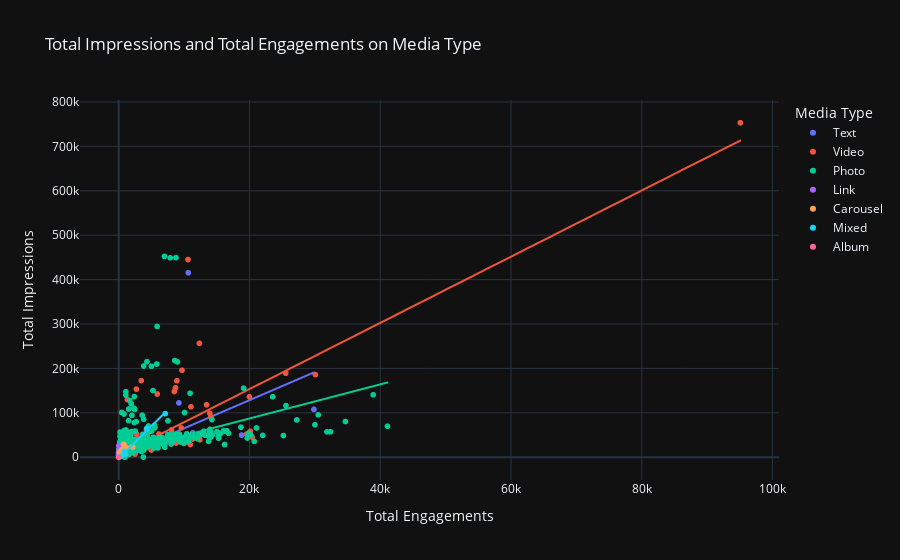

Notebook source saved alongside this figure:
### Code cell
fig = px.scatter(df, 
                 x = 'Total Engagements',
                 y = 'Total Impressions',
                 template = 'plotly_dark',
                 color = 'Media Type',
                 trendline = 'ols',
                 title = 'Total Impressions and Total Engagements on Media Type')
fig.update_layout(showlegend=True)
fig.show()

### Figure 1 — Plotly figure (JSON) as saved in the notebook; plotly's stock layout.template omitted (floating-point values rounded to 4 significant figures; data arrays with more than 128 entries replaced by an {"elided": "..."} marker saying what was removed)
{"data": [{"hovertemplate": "Media Type=Text<br>Total Engagements=%{x}<br>Total Impressions=%{y}<extra></extra>", "legendgroup": "Text", "marker": {"color": "#636efa", "symbol": "circle"}, "mode": "markers", "name": "Text", "showlegend": true, "type": "scattergl", "x": {"elided": "910 int values"}, "xaxis": "x", "y": {"elided": "910 int values"}, "yaxis": "y"}, {"hovertemplate": "<b>OLS trendline</b><br>Total Impressions = 6.34129 * Total Engagements + 1697<br>R<sup>2</sup>=0.364322<br><br>Media Type=Text<br>Total Engagements=%{x}<br>Total Impressions=%{y} <b>(trend)</b><extra></extra>", "legendgroup": "Text", "marker": {"color": "#636efa", "symbol": "circle"}, "mode": "lines", "name": "Text", "showlegend": false, "type": "scattergl", "x": {"elided": "910 int values"}, "xaxis": "x", "y": {"elided": "910 float values"}, "yaxis": "y"}, {"hovertemplate": "Media Type=Video<br>Total Engagements=%{x}<br>Total Impressions=%{y}<extra></extra>", "legendgroup": "Video", "marker": {"color": "#EF553B", "symbol": "circle"}, "mode": "markers", "name": "Video", "showlegend": true, "type": "scattergl", "x": {"elided": "967 int values"}, "xaxis": "x", "y": {"elided": "967 int values"}, "yaxis": "y"}, {"hovertemplate": "<b>OLS trendline</b><br>Total Impressions = 7.45635 * Total Engagements + 4329.32<br>R<sup>2</sup>=0.703610<br><br>Media Type=Video<br>Total Engagements=%{x}<br>Total Impressions=%{y} <b>(trend)</b><extra></extra>", "legendgroup": "Video", "marker": {"color": "#EF553B", "symbol": "circle"}, "mode": "lines", "name": "Video", "showlegend": false, "type": "scattergl", "x": {"elided": "967 int values"}, "xaxis": "x", "y": {"elided": "967 float values"}, "yaxis": "y"}, {"hovertemplate": "Media Type=Photo<br>Total Engagements=%{x}<br>Total Impressions=%{y}<extra></extra>", "legendgroup": "Photo", "marker": {"color": "#00cc96", "symbol": "circle"}, "mode": "markers", "name": "Photo", "showlegend": true, "type": "scattergl", "x": {"elided": "1490 int values"}, "xaxis": "x", "y": {"elided": "1490 int values"}, "yaxis": "y"}, {"hovertemplate": "<b>OLS trendline</b><br>Total Impressions = 3.84127 * Total Engagements + 10447.7<br>R<sup>2</sup>=0.233669<br><br>Media Type=Photo<br>Total Engagements=%{x}<br>Total Impressions=%{y} <b>(trend)</b><extra></extra>", "legendgroup": "Photo", "marker": {"color": "#00cc96", "symbol": "circle"}, "mode": "lines", "name": "Photo", "showlegend": false, "type": "scattergl", "x": {"elided": "1490 int values"}, "xaxis": "x", "y": {"elided": "1490 float values"}, "yaxis": "y"}, {"hovertemplate": "Media Type=Link<br>Total Engagements=%{x}<br>Total Impressions=%{y}<extra></extra>", "legendgroup": "Link", "marker": {"color": "#ab63fa", "symbol": "circle"}, "mode": "markers", "name": "Link", "showlegend": true, "type": "scattergl", "x": [153, 0, 0, 0, 32, 64, 0, 0, 14, 12, 0, 44, 51, 105, 0, 124, 0, 0, 136, 0, 0, 0, 0, 40, 172, 0, 20, 29, 11, 16, 30, 10, 0, 0, 0, 82, 0, 0, 0, 0, 0, 12, 107, 4, 336, 0, 0, 52, 6, 0, 0, 107, 0, 0, 33, 15, 0, 0, 0, 0, 0, 0, 0, 0, 0, 0, 25, 11, 10, 6, 12, 8, 0, 0, 31, 34, 204, 0, 0, 9, 0, 0, 57, 0, 23, 10, 0, 0, 0, 0, 0, 0, 0, 0], "xaxis": "x", "y": [1013, 0, 0, 0, 26091, 12469, 0, 0, 661, 617, 0, 13252, 3059, 9237, 0, 3859, 0, 0, 806, 0, 0, 0, 0, 1703, 4062, 0, 11724, 12082, 3012, 3111, 2190, 168, 0, 0, 0, 6519, 0, 0, 0, 0, 0, 608, 12882, 494, 13282, 0, 0, 6416, 398, 0, 0, 10789, 0, 0, 55, 1379, 0, 0, 0, 0, 0, 0, 0, 0, 0, 0, 8630, 2365, 1927, 1679, 1697, 1826, 0, 0, 8540, 8431, 12341, 0, 0, 329, 0, 0, 22325, 0, 316, 121, 0, 0, 0, 0, 0, 0, 0, 0], "yaxis": "y"}, {"hovertemplate": "<b>OLS trendline</b><br>Total Impressions = 49.6352 * Total Engagements + 1281.26<br>R<sup>2</sup>=0.270487<br><br>Media Type=Link<br>Total Engagements=%{x}<br>Total Impressions=%{y} <b>(trend)</b><extra></extra>", "legendgroup": "Link", "marker": {"color": "#ab63fa", "symbol": "circle"}, "mode": "lines", "name": "Link", "showlegend": false, "type": "scattergl", "x": [0, 0, 0, 0, 0, 0, 0, 0, 0, 0, 0, 0, 0, 0, 0, 0, 0, 0, 0, 0, 0, 0, 0, 0, 0, 0, 0, 0, 0, 0, 0, 0, 0, 0, 0, 0, 0, 0, 0, 0, 0, 0, 0, 0, 0, 0, 0, 0, 0, 0, 0, 0, 0, 4, 6, 6, 8, 9, 10, 10, 10, 11, 11, 12, 12, 12, 14, 15, 16, 20, 23, 25, 29, 30, 31, 32, 33, 34, 40, 44, 51, 52, 57, 64, 82, 105, 107, 107, 124, 136, 153, 172, 204, 336], "xaxis": "x", "y": [1281.0, 1281.0, 1281.0, 1281.0, 1281.0, 1281.0, 1281.0, 1281.0, 1281.0, 1281.0, 1281.0, 1281.0, 1281.0, 1281.0, 1281.0, 1281.0, 1281.0, 1281.0, 1281.0, 1281.0, 1281.0, 1281.0, 1281.0, 1281.0, 1281.0, 1281.0, 1281.0, 1281.0, 1281.0, 1281.0, 1281.0, 1281.0, 1281.0, 1281.0, 1281.0, 1281.0, 1281.0, 1281.0, 1281.0, 1281.0, 1281.0, 1281.0, 1281.0, 1281.0, 1281.0, 1281.0, 1281.0, 1281.0, 1281.0, 1281.0, 1281.0, 1281.0, 1281.0, 1480.0, 1579.0, 1579.0, 1678.0, 1728.0, 1778.0, 1778.0, 1778.0, 1827.0, 1827.0, 1877.0, 1877.0, 1877.0, 1976.0, 2026.0, 2075.0, 2274.0, 2423.0, 2522.0, 2721.0, 2770.0, 2820.0, 2870.0, 2919.0, 2969.0, 3267.0, 3465.0, 3813.0, 3862.0, 4110.0, 4458.0, 5351.0, 6493.0, 6592.0, 6592.0, 7436.0, 8032.0, 8875.0, 9819.0, 11410.0, 17960.0], "yaxis": "y"}, {"hovertemplate": "Media Type=Carousel<br>Total Engagements=%{x}<br>Total Impressions=%{y}<extra></extra>", "legendgroup": "Carousel", "marker": {"color": "#FFA15A", "symbol": "circle"}, "mode": "markers", "name": "Carousel", "showlegend": true, "type": "scattergl", "x": [2144, 327, 528, 276, 894, 392, 123, 748, 1109], "xaxis": "x", "y": [23121, 8380, 17411, 13290, 26104, 13062, 10026, 29416, 19879], "yaxis": "y"}, {"hovertemplate": "<b>OLS trendline</b><br>Total Impressions = 7.22588 * Total Engagements + 12602.7<br>R<sup>2</sup>=0.373038<br><br>Media Type=Carousel<br>Total Engagements=%{x}<br>Total Impressions=%{y} <b>(trend)</b><extra></extra>", "legendgroup": "Carousel", "marker": {"color": "#FFA15A", "symbol": "circle"}, "mode": "lines", "name": "Carousel", "showlegend": false, "type": "scattergl", "x": [123, 276, 327, 392, 528, 748, 894, 1109, 2144], "xaxis": "x", "y": [13490.0, 14600.0, 14970.0, 15440.0, 16420.0, 18010.0, 19060.0, 20620.0, 28100.0], "yaxis": "y"}, {"hovertemplate": "Media Type=Mixed<br>Total Engagements=%{x}<br>Total Impressions=%{y}<extra></extra>", "legendgroup": "Mixed", "marker": {"color": "#19d3f3", "symbol": "circle"}, "mode": "markers", "name": "Mixed", "showlegend": true, "type": "scattergl", "x": [1040, 7122, 861, 373, 4268], "xaxis": "x", "y": [6900, 98264, 13178, 2028, 64614], "yaxis": "y"}, {"hovertemplate": "<b>OLS trendline</b><br>Total Impressions = 14.5818 * Total Engagements + -2852.44<br>R<sup>2</sup>=0.989388<br><br>Media Type=Mixed<br>Total Engagements=%{x}<br>Total Impressions=%{y} <b>(trend)</b><extra></extra>", "legendgroup": "Mixed", "marker": {"color": "#19d3f3", "symbol": "circle"}, "mode": "lines", "name": "Mixed", "showlegend": false, "type": "scattergl", "x": [373, 861, 1040, 4268, 7122], "xaxis": "x", "y": [2587.0, 9703.0, 12310.0, 59380.0, 101000.0], "yaxis": "y"}, {"hovertemplate": "Media Type=Album<br>Total Engagements=%{x}<br>Total Impressions=%{y}<extra></extra>", "legendgroup": "Album", "marker": {"color": "#FF6692", "symbol": "circle"}, "mode": "markers", "name": "Album", "showlegend": true, "type": "scattergl", "x": [0, 0, 0, 8], "xaxis": "x", "y": [0, 0, 0, 20], "yaxis": "y"}, {"hovertemplate": "<b>OLS trendline</b><br>Total Impressions = 2.5 * Total Engagements + 2.01228e-15<br>R<sup>2</sup>=1.000000<br><br>Media Type=Album<br>Total Engagements=%{x}<br>Total Impressions=%{y} <b>(trend)</b><extra></extra>", "legendgroup": "Album", "marker": {"color": "#FF6692", "symbol": "circle"}, "mode": "lines", "name": "Album", "showlegend": false, "type": "scattergl", "x": [0, 0, 0, 8], "xaxis": "x", "y": [2.012e-15, 2.012e-15, 2.012e-15, 20], "yaxis": "y"}], "layout": {"legend": {"title": {"text": "Media Type"}, "tracegroupgap": 0}, "showlegend": true, "title": {"text": "Total Impressions and Total Engagements on Media Type"}, "xaxis": {"anchor": "y", "domain": [0, 1], "title": {"text": "Total Engagements"}}, "yaxis": {"anchor": "x", "domain": [0, 1], "title": {"text": "Total Impressions"}}}}
